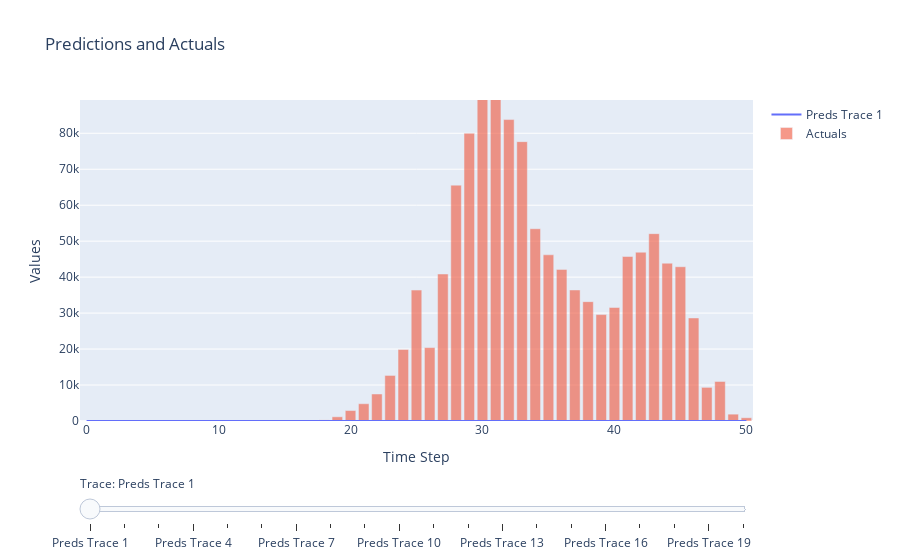

The notebook cell saved with this chart:
### Code cell
fig1.show()

### Figure 1 — Plotly figure (JSON) as saved in the notebook; plotly's stock layout.template omitted (floating-point values rounded to 4 significant figures)
{"data": [{"mode": "lines", "name": "Preds Trace 1", "type": "scatter", "visible": true, "x": [0, 1, 2, 3, 4, 5, 6, 7, 8, 9, 10, 11, 12, 13, 14, 15, 16, 17, 18, 19, 20, 21, 22, 23, 24, 25, 26, 27, 28, 29, 30, 31, 32, 33, 34, 35, 36, 37, 38, 39, 40, 41, 42, 43, 44, 45, 46, 47, 48, 49, 50], "y": [0.0, 0.0, 0.0, 0.0, 0.0, 0.0, 0.0, 0.0, 0.0, 0.0, 0.0, 0.0, 0.0, 0.0, 0.0, 0.0, 0.0, 0.0, 0.0, 0.0, 0.0, 0.0, 0.0, 0.0, 0.0, 0.0, 0.0, 0.0, 0.0, 0.0, 0.0, 0.0, 0.0, 0.0, 0.0, 0.0, 0.0, 0.0, 0.0, 0.0, 0.0, 0.0, 0.0, 0.0, 0.0, 0.0, 0.0, 0.0, 0.0, 0.0, 0.0]}, {"mode": "lines", "name": "Preds Trace 2", "type": "scatter", "visible": false, "x": [0, 1, 2, 3, 4, 5, 6, 7, 8, 9, 10, 11, 12, 13, 14, 15, 16, 17, 18, 19, 20, 21, 22, 23, 24, 25, 26, 27, 28, 29, 30, 31, 32, 33, 34, 35, 36, 37, 38, 39, 40, 41, 42, 43, 44, 45, 46, 47, 48, 49, 50], "y": [0.0, 0.0, 0.0, 0.0, 0.0, 0.0, 0.0, 0.0, 0.0, 0.0, 0.0, 0.0, 0.0, 0.0, 0.0, 0.0, 0.0, 0.0, 0.0, 0.0, 0.0, 0.0, 0.0, 0.0, 0.0, 0.0, 0.0, 0.0, 0.0, 0.0, 0.0, 0.0, 0.0, 0.0, 0.0, 0.0, 0.0, 0.0, 0.0, 0.0, 0.0, 0.0, 0.0, 0.0, 0.0, 0.0, 0.0, 0.0, 0.0, 0.0, 0.0]}, {"mode": "lines", "name": "Preds Trace 3", "type": "scatter", "visible": false, "x": [0, 1, 2, 3, 4, 5, 6, 7, 8, 9, 10, 11, 12, 13, 14, 15, 16, 17, 18, 19, 20, 21, 22, 23, 24, 25, 26, 27, 28, 29, 30, 31, 32, 33, 34, 35, 36, 37, 38, 39, 40, 41, 42, 43, 44, 45, 46, 47, 48, 49, 50], "y": [0.0, 0.0, 0.0, 0.0, 0.0, 0.0, 0.0, 0.0, 0.0, 0.0, 0.0, 0.0, 0.0, 0.0, 0.0, 0.0, 0.0, 0.0, 0.0, 0.0, 0.0, 0.0, 0.0, 0.0, 0.0, 0.0, 0.0, 0.0, 0.0, 0.0, 0.0, 0.0, 0.0, 0.0, 0.0, 0.0, 0.0, 0.0, 0.0, 0.0, 0.0, 0.0, 0.0, 0.0, 0.0, 0.0, 0.0, 0.0, 0.0, 0.0, 0.0]}, {"mode": "lines", "name": "Preds Trace 4", "type": "scatter", "visible": false, "x": [0, 1, 2, 3, 4, 5, 6, 7, 8, 9, 10, 11, 12, 13, 14, 15, 16, 17, 18, 19, 20, 21, 22, 23, 24, 25, 26, 27, 28, 29, 30, 31, 32, 33, 34, 35, 36, 37, 38, 39, 40, 41, 42, 43, 44, 45, 46, 47, 48, 49, 50], "y": [0.0, 0.0, 0.0, 0.0, 0.0, 0.0, 0.0, 0.0, 0.0, 0.0, 0.0, 0.0, 0.0, 0.0, 0.0, 0.0, 0.0, 0.0, 0.0, 0.0, 0.0, 0.0, 0.0, 0.0, 0.0, 0.0, 0.0, 0.0, 0.0, 0.0, 0.0, 0.0, 0.0, 0.0, 0.0, 0.0, 0.0, 0.0, 0.0, 0.0, 0.0, 0.0, 0.0, 0.0, 0.0, 0.0, 0.0, 0.0, 0.0, 0.0, 0.0]}, {"mode": "lines", "name": "Preds Trace 5", "type": "scatter", "visible": false, "x": [0, 1, 2, 3, 4, 5, 6, 7, 8, 9, 10, 11, 12, 13, 14, 15, 16, 17, 18, 19, 20, 21, 22, 23, 24, 25, 26, 27, 28, 29, 30, 31, 32, 33, 34, 35, 36, 37, 38, 39, 40, 41, 42, 43, 44, 45, 46, 47, 48, 49, 50], "y": [0.0, 0.0, 0.0, 0.0, 0.0, 0.0, 0.0, 0.0, 0.0, 0.0, 0.0, 0.0, 0.0, 0.0, 0.0, 0.0, 0.0, 0.0, 0.0, 0.0, 0.0, 0.0, 0.0, 0.0, 0.0, 0.0, 0.0, 0.0, 0.0, 0.0, 0.0, 0.0, 0.0, 0.0, 0.0, 0.0, 0.0, 0.0, 0.0, 0.0, 0.0, 0.0, 0.0, 0.0, 0.0, 0.0, 0.0, 0.0, 0.0, 0.0, 0.0]}, {"mode": "lines", "name": "Preds Trace 6", "type": "scatter", "visible": false, "x": [0, 1, 2, 3, 4, 5, 6, 7, 8, 9, 10, 11, 12, 13, 14, 15, 16, 17, 18, 19, 20, 21, 22, 23, 24, 25, 26, 27, 28, 29, 30, 31, 32, 33, 34, 35, 36, 37, 38, 39, 40, 41, 42, 43, 44, 45, 46, 47, 48, 49, 50], "y": [0.0, 0.0, 0.0, 0.0, 0.0, 0.0, 0.0, 0.0, 0.0, 4.624, 4.514, 19.7, 15.15, 140.9, 293.3, 614.3, 1095.0, 1073.0, 1561.0, 1878.0, 2233.0, 2942.0, 3427.0, 4175.0, 5307.0, 6123.0, 7061.0, 8354.0, 9021.0, 8948.0, 9932.0, 9805.0, 9867.0, 9951.0, 8791.0, 7906.0, 7342.0, 6306.0, 6579.0, 7095.0, 6493.0, 6302.0, 5917.0, 5908.0, 4732.0, 4961.0, 3956.0, 2208.0, 1452.0, 590.9, 366.2]}, {"mode": "lines", "name": "Preds Trace 7", "type": "scatter", "visible": false, "x": [0, 1, 2, 3, 4, 5, 6, 7, 8, 9, 10, 11, 12, 13, 14, 15, 16, 17, 18, 19, 20, 21, 22, 23, 24, 25, 26, 27, 28, 29, 30, 31, 32, 33, 34, 35, 36, 37, 38, 39, 40, 41, 42, 43, 44, 45, 46, 47, 48, 49, 50], "y": [0.0, 0.0, 0.0, 0.0, 0.0, 0.0, 0.0, 0.0, 0.0, 0.0, 4.539, 7.019, 15.24, 141.4, 283.2, 616.3, 1091.0, 1063.0, 1566.0, 1855.0, 2227.0, 2927.0, 3411.0, 4176.0, 5322.0, 6128.0, 7074.0, 8370.0, 9047.0, 8956.0, 9961.0, 9826.0, 9870.0, 10090.0, 8804.0, 7927.0, 7358.0, 6325.0, 6600.0, 7117.0, 6513.0, 6322.0, 5936.0, 5927.0, 4747.0, 4977.0, 3970.0, 2216.0, 1456.0, 592.6, 367.3]}, {"mode": "lines", "name": "Preds Trace 8", "type": "scatter", "visible": false, "x": [0, 1, 2, 3, 4, 5, 6, 7, 8, 9, 10, 11, 12, 13, 14, 15, 16, 17, 18, 19, 20, 21, 22, 23, 24, 25, 26, 27, 28, 29, 30, 31, 32, 33, 34, 35, 36, 37, 38, 39, 40, 41, 42, 43, 44, 45, 46, 47, 48, 49, 50], "y": [0.0, 0.0, 0.0, 0.0, 0.0, 0.0, 0.0, 0.0, 0.0, 0.0, 0.0, 7.025, 2.576, 141.6, 283.7, 606.1, 1092.0, 1057.0, 1555.0, 1857.0, 2201.0, 2918.0, 3393.0, 4156.0, 5318.0, 6136.0, 7071.0, 8373.0, 9050.0, 8968.0, 10050.0, 9840.0, 9875.0, 10070.0, 9362.0, 7925.0, 7367.0, 6328.0, 6608.0, 7126.0, 6522.0, 6330.0, 5943.0, 5934.0, 4753.0, 4983.0, 3975.0, 2218.0, 1458.0, 593.5, 367.8]}, {"mode": "lines", "name": "Preds Trace 9", "type": "scatter", "visible": false, "x": [0, 1, 2, 3, 4, 5, 6, 7, 8, 9, 10, 11, 12, 13, 14, 15, 16, 17, 18, 19, 20, 21, 22, 23, 24, 25, 26, 27, 28, 29, 30, 31, 32, 33, 34, 35, 36, 37, 38, 39, 40, 41, 42, 43, 44, 45, 46, 47, 48, 49, 50], "y": [0.0, 0.0, 0.0, 0.0, 0.0, 0.0, 0.0, 0.0, 0.0, 0.0, 0.0, 0.0, 2.584, 123.0, 283.9, 606.5, 1076.0, 1058.0, 1545.0, 1839.0, 2202.0, 2882.0, 3376.0, 4126.0, 5284.0, 6125.0, 7076.0, 8360.0, 9046.0, 8961.0, 10060.0, 9918.0, 9882.0, 10070.0, 9330.0, 9035.0, 7352.0, 6330.0, 6615.0, 7131.0, 6526.0, 6334.0, 5947.0, 5938.0, 4756.0, 4986.0, 3977.0, 2220.0, 1460.0, 594.3, 368.4]}, {"mode": "lines", "name": "Preds Trace 10", "type": "scatter", "visible": false, "x": [0, 1, 2, 3, 4, 5, 6, 7, 8, 9, 10, 11, 12, 13, 14, 15, 16, 17, 18, 19, 20, 21, 22, 23, 24, 25, 26, 27, 28, 29, 30, 31, 32, 33, 34, 35, 36, 37, 38, 39, 40, 41, 42, 43, 44, 45, 46, 47, 48, 49, 50], "y": [0.0, 0.0, 0.0, 0.0, 0.0, 0.0, 0.0, 0.0, 0.0, 0.0, 0.0, 0.0, 0.0, 123.0, 278.4, 606.8, 1077.0, 1053.0, 1545.0, 1837.0, 2198.0, 2883.0, 3367.0, 4123.0, 5277.0, 6126.0, 7075.0, 8363.0, 9246.0, 8962.0, 10130.0, 9922.0, 10640.0, 10070.0, 9332.0, 9038.0, 9931.0, 6329.0, 6619.0, 7187.0, 6530.0, 6338.0, 5951.0, 5942.0, 4758.0, 4989.0, 3979.0, 2221.0, 1461.0, 594.8, 368.8]}, {"mode": "lines", "name": "Preds Trace 11", "type": "scatter", "visible": false, "x": [0, 1, 2, 3, 4, 5, 6, 7, 8, 9, 10, 11, 12, 13, 14, 15, 16, 17, 18, 19, 20, 21, 22, 23, 24, 25, 26, 27, 28, 29, 30, 31, 32, 33, 34, 35, 36, 37, 38, 39, 40, 41, 42, 43, 44, 45, 46, 47, 48, 49, 50], "y": [0.0, 0.0, 0.0, 0.0, 0.0, 0.0, 0.0, 0.0, 0.0, 0.0, 0.0, 0.0, 0.0, 0.0, 278.5, 280.0, 1077.0, 1054.0, 1258.0, 1837.0, 2005.0, 2547.0, 3368.0, 3416.0, 4986.0, 5643.0, 6685.0, 8083.0, 9250.0, 9330.0, 9943.0, 9908.0, 10640.0, 12280.0, 9337.0, 8846.0, 9751.0, 8279.0, 6280.0, 7143.0, 6529.0, 6342.0, 5954.0, 5946.0, 4761.0, 4992.0, 3982.0, 2221.0, 1461.0, 595.2, 369.1]}, {"mode": "lines", "name": "Preds Trace 12", "type": "scatter", "visible": false, "x": [0, 1, 2, 3, 4, 5, 6, 7, 8, 9, 10, 11, 12, 13, 14, 15, 16, 17, 18, 19, 20, 21, 22, 23, 24, 25, 26, 27, 28, 29, 30, 31, 32, 33, 34, 35, 36, 37, 38, 39, 40, 41, 42, 43, 44, 45, 46, 47, 48, 49, 50], "y": [0.0, 0.0, 0.0, 0.0, 0.0, 0.0, 0.0, 0.0, 0.0, 0.0, 0.0, 0.0, 0.0, 0.0, 0.0, 280.0, 336.9, 1054.0, 1258.0, 1187.0, 2005.0, 2111.0, 2607.0, 3416.0, 3388.0, 5073.0, 6420.0, 8243.0, 8613.0, 9333.0, 13260.0, 10300.0, 10950.0, 12280.0, 13780.0, 8850.0, 9390.0, 9096.0, 8008.0, 6554.0, 6436.0, 6652.0, 5958.0, 5949.0, 4764.0, 4995.0, 3984.0, 2223.0, 1463.0, 595.5, 369.1]}, {"mode": "lines", "name": "Preds Trace 13", "type": "scatter", "visible": false, "x": [0, 1, 2, 3, 4, 5, 6, 7, 8, 9, 10, 11, 12, 13, 14, 15, 16, 17, 18, 19, 20, 21, 22, 23, 24, 25, 26, 27, 28, 29, 30, 31, 32, 33, 34, 35, 36, 37, 38, 39, 40, 41, 42, 43, 44, 45, 46, 47, 48, 49, 50], "y": [0.0, 0.0, 0.0, 0.0, 0.0, 0.0, 0.0, 0.0, 0.0, 0.0, 0.0, 0.0, 0.0, 0.0, 0.0, 0.0, 336.9, 310.0, 1258.0, 1187.0, 1351.0, 2111.0, 2291.0, 2701.0, 3389.0, 3580.0, 6484.0, 11350.0, 11580.0, 9264.0, 13260.0, 17830.0, 12750.0, 14020.0, 13780.0, 17200.0, 9393.0, 10270.0, 11290.0, 7153.0, 6737.0, 6556.0, 6654.0, 5951.0, 4766.0, 4996.0, 3985.0, 2223.0, 1463.0, 595.5, 369.1]}, {"mode": "lines", "name": "Preds Trace 14", "type": "scatter", "visible": false, "x": [0, 1, 2, 3, 4, 5, 6, 7, 8, 9, 10, 11, 12, 13, 14, 15, 16, 17, 18, 19, 20, 21, 22, 23, 24, 25, 26, 27, 28, 29, 30, 31, 32, 33, 34, 35, 36, 37, 38, 39, 40, 41, 42, 43, 44, 45, 46, 47, 48, 49, 50], "y": [0.0, 0.0, 0.0, 0.0, 0.0, 0.0, 0.0, 0.0, 0.0, 0.0, 0.0, 0.0, 0.0, 0.0, 0.0, 0.0, 29.01, 310.5, 385.5, 1188.0, 1353.0, 1323.0, 2292.0, 2498.0, 2726.0, 3581.0, 5910.0, 12670.0, 20610.0, 17420.0, 14470.0, 17830.0, 24000.0, 17830.0, 18700.0, 17200.0, 21100.0, 10280.0, 13050.0, 12880.0, 8141.0, 7223.0, 6535.0, 7416.0, 4766.0, 4997.0, 3985.0, 2224.0, 1463.0, 595.3, 368.9]}, {"mode": "lines", "name": "Preds Trace 15", "type": "scatter", "visible": false, "x": [0, 1, 2, 3, 4, 5, 6, 7, 8, 9, 10, 11, 12, 13, 14, 15, 16, 17, 18, 19, 20, 21, 22, 23, 24, 25, 26, 27, 28, 29, 30, 31, 32, 33, 34, 35, 36, 37, 38, 39, 40, 41, 42, 43, 44, 45, 46, 47, 48, 49, 50], "y": [0.0, 0.0, 0.0, 0.0, 0.0, 0.0, 0.0, 0.0, 0.0, 0.0, 0.0, 0.0, 0.0, 0.0, 0.0, 0.0, 29.01, 120.4, 385.9, 948.4, 1355.0, 1325.0, 2109.0, 2501.0, 3203.0, 4368.0, 5913.0, 16530.0, 24730.0, 31760.0, 27040.0, 22030.0, 24010.0, 28620.0, 23360.0, 24360.0, 21100.0, 21890.0, 13050.0, 16020.0, 20050.0, 8092.0, 7536.0, 7327.0, 6709.0, 4997.0, 3986.0, 2224.0, 1463.0, 595.5, 369.1]}, {"mode": "lines", "name": "Preds Trace 16", "type": "scatter", "visible": false, "x": [0, 1, 2, 3, 4, 5, 6, 7, 8, 9, 10, 11, 12, 13, 14, 15, 16, 17, 18, 19, 20, 21, 22, 23, 24, 25, 26, 27, 28, 29, 30, 31, 32, 33, 34, 35, 36, 37, 38, 39, 40, 41, 42, 43, 44, 45, 46, 47, 48, 49, 50], "y": [0.0, 0.0, 0.0, 0.0, 0.0, 0.0, 0.0, 0.0, 0.0, 0.0, 0.0, 0.0, 0.0, 0.0, 0.0, 0.0, 29.01, 120.4, 303.9, 948.5, 2150.0, 1325.0, 2109.0, 2818.0, 3203.0, 5983.0, 9356.0, 16530.0, 34620.0, 37930.0, 44040.0, 39790.0, 30380.0, 28620.0, 34450.0, 28430.0, 29450.0, 21890.0, 21660.0, 16020.0, 23790.0, 34440.0, 9315.0, 8321.0, 6613.0, 7482.0, 3986.0, 2224.0, 1463.0, 595.5, 369.1]}, {"mode": "lines", "name": "Preds Trace 17", "type": "scatter", "visible": false, "x": [0, 1, 2, 3, 4, 5, 6, 7, 8, 9, 10, 11, 12, 13, 14, 15, 16, 17, 18, 19, 20, 21, 22, 23, 24, 25, 26, 27, 28, 29, 30, 31, 32, 33, 34, 35, 36, 37, 38, 39, 40, 41, 42, 43, 44, 45, 46, 47, 48, 49, 50], "y": [0.0, 0.0, 0.0, 0.0, 0.0, 0.0, 0.0, 0.0, 0.0, 0.0, 0.0, 0.0, 0.0, 0.0, 0.0, 0.0, 29.01, 120.4, 303.9, 1168.0, 2150.0, 2908.0, 2109.0, 2818.0, 4822.0, 5983.0, 11960.0, 25220.0, 34620.0, 55600.0, 50260.0, 57110.0, 46640.0, 35180.0, 34450.0, 39530.0, 31940.0, 28190.0, 21660.0, 21200.0, 23790.0, 40780.0, 40510.0, 12470.0, 8031.0, 7386.0, 6443.0, 2224.0, 1463.0, 595.5, 369.1]}, {"mode": "lines", "name": "Preds Trace 18", "type": "scatter", "visible": false, "x": [0, 1, 2, 3, 4, 5, 6, 7, 8, 9, 10, 11, 12, 13, 14, 15, 16, 17, 18, 19, 20, 21, 22, 23, 24, 25, 26, 27, 28, 29, 30, 31, 32, 33, 34, 35, 36, 37, 38, 39, 40, 41, 42, 43, 44, 45, 46, 47, 48, 49, 50], "y": [0.0, 0.0, 0.0, 0.0, 0.0, 0.0, 0.0, 0.0, 0.0, 0.0, 0.0, 0.0, 0.0, 0.0, 0.0, 0.0, 29.01, 120.4, 303.9, 1168.0, 2910.0, 2908.0, 4324.0, 2818.0, 4822.0, 11090.0, 11960.0, 28520.0, 48920.0, 55600.0, 70290.0, 64190.0, 60890.0, 47990.0, 38700.0, 39530.0, 42540.0, 29210.0, 27530.0, 21200.0, 27040.0, 40780.0, 46520.0, 46160.0, 14660.0, 9209.0, 6366.0, 4550.0, 1463.0, 595.5, 369.1]}, {"mode": "lines", "name": "Preds Trace 19", "type": "scatter", "visible": false, "x": [0, 1, 2, 3, 4, 5, 6, 7, 8, 9, 10, 11, 12, 13, 14, 15, 16, 17, 18, 19, 20, 21, 22, 23, 24, 25, 26, 27, 28, 29, 30, 31, 32, 33, 34, 35, 36, 37, 38, 39, 40, 41, 42, 43, 44, 45, 46, 47, 48, 49, 50], "y": [0.0, 0.0, 0.0, 0.0, 0.0, 0.0, 0.0, 0.0, 0.0, 0.0, 0.0, 0.0, 0.0, 0.0, 0.0, 0.0, 29.01, 120.4, 303.9, 1168.0, 2910.0, 4804.0, 4324.0, 8822.0, 4822.0, 11090.0, 20410.0, 28520.0, 53220.0, 76250.0, 70290.0, 84290.0, 67470.0, 58970.0, 44010.0, 40980.0, 42540.0, 37170.0, 27790.0, 25760.0, 27040.0, 42380.0, 46520.0, 51820.0, 38140.0, 15690.0, 8160.0, 4471.0, 3403.0, 595.5, 369.1]}, {"mode": "lines", "name": "Preds Trace 20", "type": "scatter", "visible": false, "x": [0, 1, 2, 3, 4, 5, 6, 7, 8, 9, 10, 11, 12, 13, 14, 15, 16, 17, 18, 19, 20, 21, 22, 23, 24, 25, 26, 27, 28, 29, 30, 31, 32, 33, 34, 35, 36, 37, 38, 39, 40, 41, 42, 43, 44, 45, 46, 47, 48, 49, 50], "y": [0.0, 0.0, 0.0, 0.0, 0.0, 0.0, 0.0, 0.0, 0.0, 0.0, 0.0, 0.0, 0.0, 0.0, 0.0, 0.0, 29.01, 120.4, 303.9, 1168.0, 2910.0, 4804.0, 7510.0, 8822.0, 19890.0, 11090.0, 20410.0, 40870.0, 53220.0, 80020.0, 89250.0, 84290.0, 83810.0, 65240.0, 49160.0, 42160.0, 42280.0, 37170.0, 33180.0, 25410.0, 31980.0, 42380.0, 46930.0, 51820.0, 43870.0, 36670.0, 11300.0, 8600.0, 3458.0, 1871.0, 368.8]}, {"name": "Actuals", "opacity": 0.6, "type": "bar", "x": [0, 1, 2, 3, 4, 5, 6, 7, 8, 9, 10, 11, 12, 13, 14, 15, 16, 17, 18, 19, 20, 21, 22, 23, 24, 25, 26, 27, 28, 29, 30, 31, 32, 33, 34, 35, 36, 37, 38, 39, 40, 41, 42, 43, 44, 45, 46, 47, 48, 49, 50], "y": [0.0, 0.0, 0.0, 0.0, 0.0, 0.0, 0.0, 0.0, 0.0, 0.0, 0.0, 0.0, 0.0, 0.0, 0.0, 0.0, 29.01, 120.4, 303.9, 1168.0, 2910.0, 4804.0, 7510.0, 12670.0, 19890.0, 36400.0, 20410.0, 40870.0, 65580.0, 80020.0, 91970.0, 98330.0, 83810.0, 77680.0, 53460.0, 46210.0, 42160.0, 36430.0, 33180.0, 29590.0, 31570.0, 45730.0, 46930.0, 52080.0, 43870.0, 42900.0, 28650.0, 9355.0, 10990.0, 1901.0, 899.9]}], "layout": {"barmode": "overlay", "sliders": [{"active": 0, "currentvalue": {"prefix": "Trace: "}, "pad": {"t": 51}, "steps": [{"args": [{"visible": [true, false, false, false, false, false, false, false, false, false, false, false, false, false, false, false, false, false, false, false, true]}], "label": "Preds Trace 1", "method": "update"}, {"args": [{"visible": [false, true, false, false, false, false, false, false, false, false, false, false, false, false, false, false, false, false, false, false, true]}], "label": "Preds Trace 2", "method": "update"}, {"args": [{"visible": [false, false, true, false, false, false, false, false, false, false, false, false, false, false, false, false, false, false, false, false, true]}], "label": "Preds Trace 3", "method": "update"}, {"args": [{"visible": [false, false, false, true, false, false, false, false, false, false, false, false, false, false, false, false, false, false, false, false, true]}], "label": "Preds Trace 4", "method": "update"}, {"args": [{"visible": [false, false, false, false, true, false, false, false, false, false, false, false, false, false, false, false, false, false, false, false, true]}], "label": "Preds Trace 5", "method": "update"}, {"args": [{"visible": [false, false, false, false, false, true, false, false, false, false, false, false, false, false, false, false, false, false, false, false, true]}], "label": "Preds Trace 6", "method": "update"}, {"args": [{"visible": [false, false, false, false, false, false, true, false, false, false, false, false, false, false, false, false, false, false, false, false, true]}], "label": "Preds Trace 7", "method": "update"}, {"args": [{"visible": [false, false, false, false, false, false, false, true, false, false, false, false, false, false, false, false, false, false, false, false, true]}], "label": "Preds Trace 8", "method": "update"}, {"args": [{"visible": [false, false, false, false, false, false, false, false, true, false, false, false, false, false, false, false, false, false, false, false, true]}], "label": "Preds Trace 9", "method": "update"}, {"args": [{"visible": [false, false, false, false, false, false, false, false, false, true, false, false, false, false, false, false, false, false, false, false, true]}], "label": "Preds Trace 10", "method": "update"}, {"args": [{"visible": [false, false, false, false, false, false, false, false, false, false, true, false, false, false, false, false, false, false, false, false, true]}], "label": "Preds Trace 11", "method": "update"}, {"args": [{"visible": [false, false, false, false, false, false, false, false, false, false, false, true, false, false, false, false, false, false, false, false, true]}], "label": "Preds Trace 12", "method": "update"}, {"args": [{"visible": [false, false, false, false, false, false, false, false, false, false, false, false, true, false, false, false, false, false, false, false, true]}], "label": "Preds Trace 13", "method": "update"}, {"args": [{"visible": [false, false, false, false, false, false, false, false, false, false, false, false, false, true, false, false, false, false, false, false, true]}], "label": "Preds Trace 14", "method": "update"}, {"args": [{"visible": [false, false, false, false, false, false, false, false, false, false, false, false, false, false, true, false, false, false, false, false, true]}], "label": "Preds Trace 15", "method": "update"}, {"args": [{"visible": [false, false, false, false, false, false, false, false, false, false, false, false, false, false, false, true, false, false, false, false, true]}], "label": "Preds Trace 16", "method": "update"}, {"args": [{"visible": [false, false, false, false, false, false, false, false, false, false, false, false, false, false, false, false, true, false, false, false, true]}], "label": "Preds Trace 17", "method": "update"}, {"args": [{"visible": [false, false, false, false, false, false, false, false, false, false, false, false, false, false, false, false, false, true, false, false, true]}], "label": "Preds Trace 18", "method": "update"}, {"args": [{"visible": [false, false, false, false, false, false, false, false, false, false, false, false, false, false, false, false, false, false, true, false, true]}], "label": "Preds Trace 19", "method": "update"}, {"args": [{"visible": [false, false, false, false, false, false, false, false, false, false, false, false, false, false, false, false, false, false, false, true, true]}], "label": "Preds Trace 20", "method": "update"}]}], "title": {"text": "Predictions and Actuals"}, "xaxis": {"title": {"text": "Time Step"}}, "yaxis": {"range": [0, 89250.0], "title": {"text": "Values"}}}}
